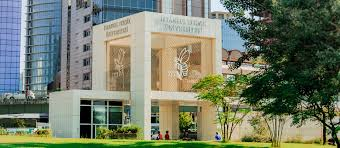
#> input picture OpenCv/photos/ITU.jpg, 340 x 148 px
$ python basic.py
#> lines starting #> are read from the running program, lines starting #| are printed output that depends on the picture; after the words box and inside, x2 and y2 are one past the last pixel; in counts of white or black regions, pixels touching at a corner belong together
import cv2 as cv

img = cv.imread('photos/ITU.jpg')
#> img is the input picture: shape (148, 340, 3); mean B, G, R 103.4, 123.7, 115.6
cv.imshow('ITU', img)

#converting image to grayscale
gray = cv.cvtColor(img, cv.COLOR_BGR2GRAY)
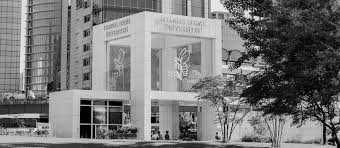
#> gray: shape (148, 340); min 0, max 251, mean 119
cv.imshow('Gray', gray)

#blur an image
blur = cv.GaussianBlur(img, (7,7), cv.BORDER_DEFAULT) #sayı arttıkça bulanıklık artıyor
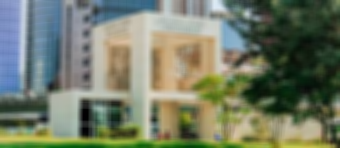
#> blur: shape (148, 340, 3); mean B, G, R 103.4, 123.7, 115.6
cv.imshow('Blur', blur)

#edge cascade
canny = cv.Canny(blur, 125, 175) #125 ve 175 arasındaki değerler arasındaki fark ne kadar büyükse kenarlar o kadar belirgin olur
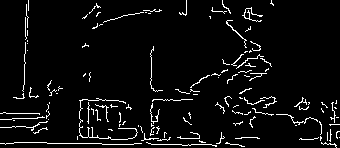
#> canny: shape (148, 340); 5% white in thin lines or dots
cv.imshow('Canny Edges', canny)

#dilate the image
dilated = cv.dilate(canny, (7,7), iterations=3) #kenarları kalınlaştırır
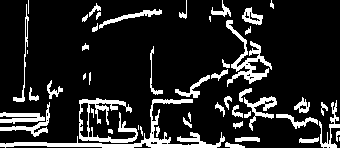
#> dilated: shape (148, 340); 14.6% white; 51 white regions (9 under 20 px), largest, box (x1, y1, x2, y2) and area: (0, 99, 225, 148) 1494, (79, 98, 138, 143) 895, (226, 20, 272, 87) 806
cv.imshow('Dilated', dilated)

#erode the image
eroded = cv.erode(dilated, (7,7), iterations=3) #kenarları inceltir
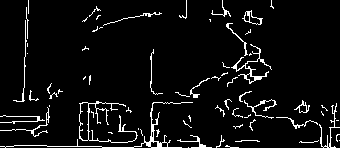
#> eroded: shape (148, 340); 5.8% white in thin lines or dots
cv.imshow('Eroded', eroded)

#resize the image
resized = cv.resize(img, (500,500), interpolation=cv.INTER_CUBIC) #resizes the image to 500x500 pixels
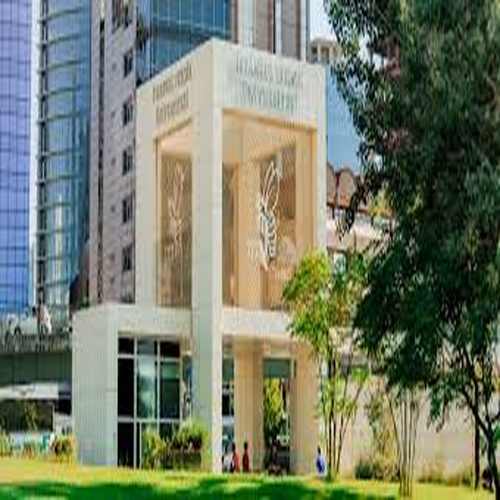
#> resized: shape (500, 500, 3); mean B, G, R 103.5, 123.7, 115.6
cv.imshow('Resized', resized)

#cropping
cropped = img[50:200, 200:400] #crops the image from 50 to 200 pixels in height and 200 to 400 pixels in width
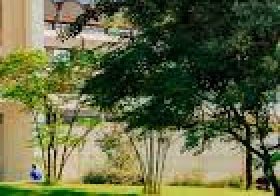
#> cropped: shape (98, 140, 3) (shown 2 times larger); mean B, G, R 66.6, 104.5, 98.7
cv.imshow('Cropped', cropped)

cv.waitKey(0)

$ run again, with OpenCv/photos/face.jpg copied over OpenCv/photos/ITU.jpg
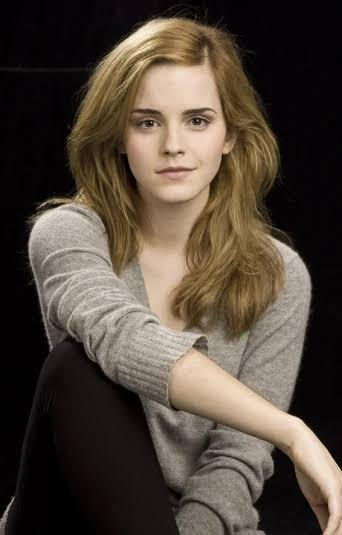
#> input picture OpenCv/photos/face.jpg, 342 x 535 px
#> img is the input picture: shape (535, 342, 3); mean B, G, R 58.6, 69.5, 80.5
#> `canny = cv.Canny(blur, 125, 175)`:
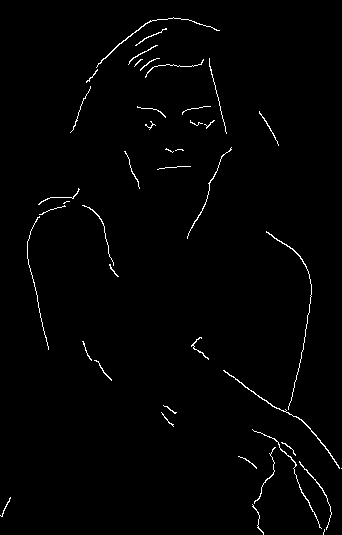
#> canny: shape (535, 342); 1.3% white in thin lines or dots
#> dilated: shape (535, 342); 3.2% white; 35 white regions (2 under 20 px), largest, box (x1, y1, x2, y2) and area: (223, 231, 340, 472) 988, (86, 17, 220, 86) 604, (27, 188, 80, 353) 561
#> eroded: shape (535, 342); 1.3% white in thin lines or dots
#> `cropped = img[50:200, 200:400]`:
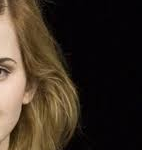
#> cropped: shape (150, 142, 3); mean B, G, R 35.7, 47.8, 60
